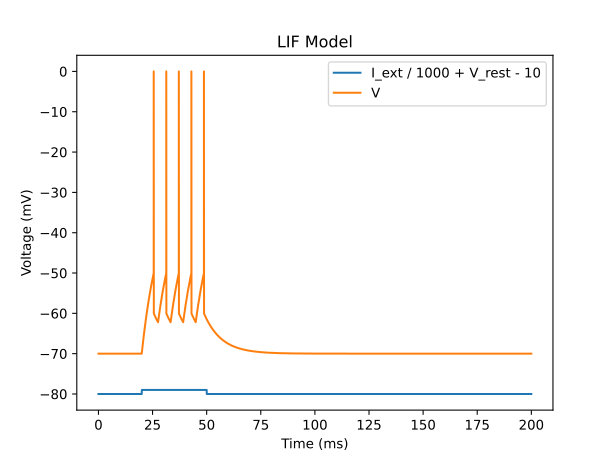

Write the Python code that produced this figure.
"""
Leaky integrate and fire model

The model is a simple model of a neuron that can be used to simulate the behavior of a neuron.

C dV/dt = -g_L (V - V_rest) + I_ext

where C is the capacitance, g_L is the leak conductance, V_rest is the rest potential, and I_ext is the external current.

equivalently:

dV/dt = -(V-V_rest)/tau + I_ext/C
where tau = RC = C/g_L
"""

import numpy as np
import matplotlib.pyplot as plt
from numpy.typing import NDArray


class LIF:
    def __init__(
        self,
        C: float,
        g_L: float,
        V_rest: float = -70,
        V_reset: float = -65,
        threshold: float = -50,
        t_ref: float = 2,
        dt: float = 0.01,
    ):
        """
        Initialize the LIF model

        Args:
            C: capacitance: unit: pF
            g_L: leak conductance, unit: nS
            V_rest: rest potential, unit: mV
            V_reset: reset potential, unit: mV
            threshold: threshold potential, unit: mV
            t_ref: refractory period, unit: ms
            dt: time step, unit: ms
        """
        self.C = C
        self.g_L = g_L
        self.V_rest = V_rest
        self.V_reset = V_reset
        self.threshold = threshold
        self.dt = dt
        self.ref_cycles = int(t_ref / dt)
        self.activations = []
        self.V = self.V_rest
        self.curr_ref_cycle = 0
        self.refractory = False

    def reset(self):
        """
        Reset the LIF model
        """
        self.V = self.V_rest
        self.curr_ref_cycle = 0
        self.refractory = False
        self.activations = []

    


    def step(self, I_ext: float):
        """
        Step the LIF model
        Args:
            I_ext: external current, unit: pA
        Returns:
            V: voltage, unit: mV
            activations: list of booleans, True if the neuron fired, False otherwise
        """
        V_prev = self.V
        # Received current
        I_ttl = 0 if self.refractory else I_ext
        self.V = V_prev + self.dt * (
            -(V_prev - self.V_rest) * self.g_L / self.C + I_ttl / self.C
        )
        if self.V > self.threshold:
            self.V = self.V_reset
            self.refractory = True
            self.activations.append(True)

        else:
            self.activations.append(False)

        if self.refractory:
            self.curr_ref_cycle += 1
            if self.curr_ref_cycle >= self.ref_cycles:
                self.refractory = False
                self.curr_ref_cycle = 0


dt = 0.01
V_rest = -70

lif = LIF(C=200, g_L=25, V_rest=-70, V_reset=-60, threshold=-50, dt=dt)

t = np.arange(0, 200, dt)

I_ext = -1000
I_array = np.zeros_like(t)
start = 20
end = 50
start_idx = int(start / dt)
end_idx = int(end / dt)
I_array[start_idx:end_idx] = I_ext
Vs = []
for t_i in range(len(t)):
    lif.step(I_ext=I_array[t_i])
    if lif.activations[-1]:
        Vs.append(0)
    else:
        Vs.append(lif.V)
plt.plot(t, I_array / 1000 + V_rest - 10, label = "I_ext / 1000 + V_rest - 10")
# plt.plot(t, np.array(lif.activations) + V_rest )
plt.plot(t, np.array(Vs), label = "V")

plt.xlabel("Time (ms)")
plt.ylabel("Voltage (mV)")
plt.title("LIF Model")

plt.legend()
plt.savefig("lif_old.png", dpi=300)
plt.show()

    
